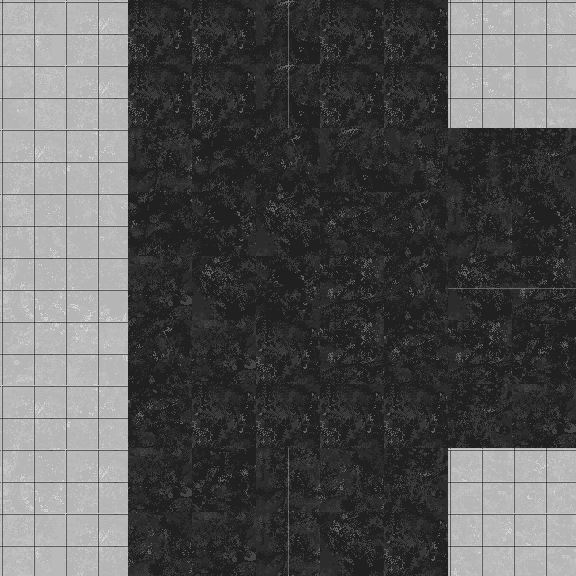

Rendered tile map (Tiled .tmx) drawn with the repository's tilesets; below, a short description and the full map source, tile grids included:
An orthogonal 9x9 tile map with 64x64 px tiles, 1 tile layer (Tile Layer 1).

<map version="1.0" tiledversion="1.1.2" orientation="orthogonal" renderorder="right-down" width="9" height="9" tilewidth="64" tileheight="64" infinite="0" nextobjectid="1">
 <tileset firstgid="1" source="Road.tsx" />
 <layer name="Tile Layer 1" width="9" height="9">
  <data encoding="csv">
32,5,10,10,49,10,10,16,14,
31,5,10,10,49,10,10,16,8,
5,6,9,26,18,17,11,1,4,
13,14,26,19,25,3,18,9,19,
21,22,28,25,19,27,18,34,36,
29,30,18,28,10,27,3,27,2,
5,6,3,10,10,10,10,4,28,
21,5,28,2,41,20,4,7,15,
32,5,20,28,41,25,10,23,7
</data>
 </layer>
</map>
